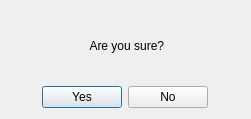
<?xml version="1.0" encoding="UTF-8"?>
<ui version="4.0">
 <class>ConfirmationDlgClass</class>
 <widget class="QDialog" name="ConfirmationDlgClass">
  <property name="geometry">
   <rect>
    <x>0</x>
    <y>0</y>
    <width>251</width>
    <height>119</height>
   </rect>
  </property>
  <property name="windowTitle">
   <string>Confirmation</string>
  </property>
  <layout class="QVBoxLayout" name="mainLayout" stretch="1,0">
   <item>
    <widget class="QLabel" name="textLabel">
     <property name="text">
      <string> Are you sure?</string>
     </property>
     <property name="alignment">
      <set>Qt::AlignCenter</set>
     </property>
     <property name="wordWrap">
      <bool>true</bool>
     </property>
     <property name="margin">
      <number>10</number>
     </property>
     <property name="indent">
      <number>-1</number>
     </property>
    </widget>
   </item>
   <item>
    <layout class="QHBoxLayout" name="buttonsLayout">
     <item>
      <spacer name="buttonLeftHorizontalSpacer">
       <property name="orientation">
        <enum>Qt::Horizontal</enum>
       </property>
       <property name="sizeHint" stdset="0">
        <size>
         <width>40</width>
         <height>20</height>
        </size>
       </property>
      </spacer>
     </item>
     <item>
      <widget class="QPushButton" name="acceptButton">
       <property name="text">
        <string>Yes</string>
       </property>
      </widget>
     </item>
     <item>
      <widget class="QPushButton" name="rejectButton">
       <property name="text">
        <string>No</string>
       </property>
      </widget>
     </item>
     <item>
      <spacer name="buttonRightHorizontalSpacer">
       <property name="orientation">
        <enum>Qt::Horizontal</enum>
       </property>
       <property name="sizeHint" stdset="0">
        <size>
         <width>40</width>
         <height>20</height>
        </size>
       </property>
      </spacer>
     </item>
    </layout>
   </item>
  </layout>
 </widget>
 <layoutdefault spacing="6" margin="11"/>
 <resources/>
 <connections>
  <connection>
   <sender>acceptButton</sender>
   <signal>clicked()</signal>
   <receiver>ConfirmationDlgClass</receiver>
   <slot>accept()</slot>
   <hints>
    <hint type="sourcelabel">
     <x>79</x>
     <y>95</y>
    </hint>
    <hint type="destinationlabel">
     <x>125</x>
     <y>59</y>
    </hint>
   </hints>
  </connection>
  <connection>
   <sender>rejectButton</sender>
   <signal>clicked()</signal>
   <receiver>ConfirmationDlgClass</receiver>
   <slot>reject()</slot>
   <hints>
    <hint type="sourcelabel">
     <x>170</x>
     <y>95</y>
    </hint>
    <hint type="destinationlabel">
     <x>125</x>
     <y>59</y>
    </hint>
   </hints>
  </connection>
 </connections>
</ui>
